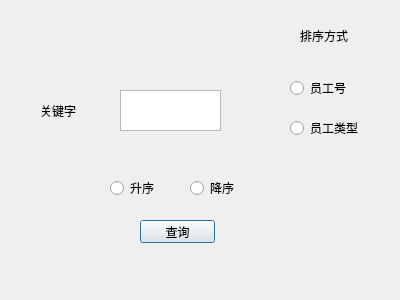
<?xml version="1.0" encoding="UTF-8"?>
<ui version="4.0">
 <class>employeequery</class>
 <widget class="QDialog" name="employeequery">
  <property name="geometry">
   <rect>
    <x>0</x>
    <y>0</y>
    <width>400</width>
    <height>300</height>
   </rect>
  </property>
  <property name="windowTitle">
   <string>Dialog</string>
  </property>
  <widget class="QTextEdit" name="textEdit">
   <property name="geometry">
    <rect>
     <x>120</x>
     <y>90</y>
     <width>101</width>
     <height>41</height>
    </rect>
   </property>
  </widget>
  <widget class="QLabel" name="label">
   <property name="geometry">
    <rect>
     <x>40</x>
     <y>100</y>
     <width>71</width>
     <height>21</height>
    </rect>
   </property>
   <property name="text">
    <string>关键字</string>
   </property>
  </widget>
  <widget class="QRadioButton" name="upButton">
   <property name="geometry">
    <rect>
     <x>110</x>
     <y>180</y>
     <width>61</width>
     <height>16</height>
    </rect>
   </property>
   <property name="text">
    <string>升序</string>
   </property>
  </widget>
  <widget class="QRadioButton" name="downButton_2">
   <property name="geometry">
    <rect>
     <x>190</x>
     <y>180</y>
     <width>89</width>
     <height>16</height>
    </rect>
   </property>
   <property name="text">
    <string>降序</string>
   </property>
  </widget>
  <widget class="QPushButton" name="pushButton">
   <property name="geometry">
    <rect>
     <x>140</x>
     <y>220</y>
     <width>75</width>
     <height>23</height>
    </rect>
   </property>
   <property name="text">
    <string>查询</string>
   </property>
  </widget>
  <widget class="QLabel" name="label_2">
   <property name="geometry">
    <rect>
     <x>300</x>
     <y>30</y>
     <width>54</width>
     <height>12</height>
    </rect>
   </property>
   <property name="text">
    <string>排序方式</string>
   </property>
  </widget>
  <widget class="QRadioButton" name="orderidButton">
   <property name="geometry">
    <rect>
     <x>290</x>
     <y>80</y>
     <width>89</width>
     <height>16</height>
    </rect>
   </property>
   <property name="text">
    <string>员工号</string>
   </property>
  </widget>
  <widget class="QRadioButton" name="ordertypeButton_2">
   <property name="geometry">
    <rect>
     <x>290</x>
     <y>120</y>
     <width>89</width>
     <height>16</height>
    </rect>
   </property>
   <property name="text">
    <string>员工类型</string>
   </property>
  </widget>
 </widget>
 <resources/>
 <connections/>
</ui>
